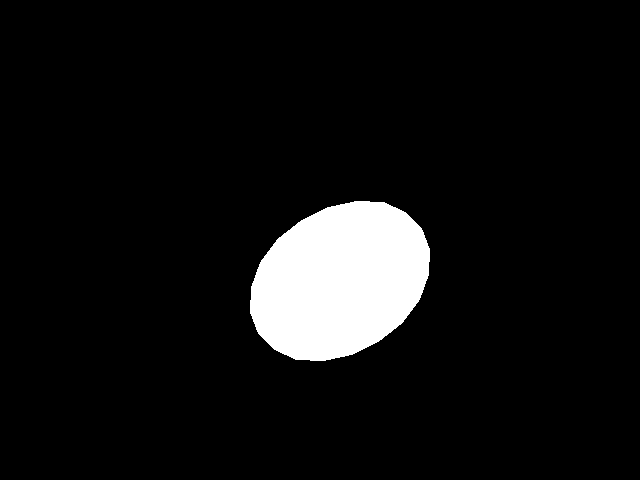
#> input picture Tuan12/nhan_dang_shape/dataset/HinhElip/001.bmp, 640 x 480 px
$ python para_chu_nhat.py
#> lines starting #> are read from the running program, lines starting #| are printed output that depends on the picture; after the words box and inside, x2 and y2 are one past the last pixel; in counts of white or black regions, pixels touching at a corner belong together
import cv2
import numpy as np
img = cv2.imread('./dataset/HinhElip/001.bmp', cv2.IMREAD_GRAYSCALE)
#> img: shape (480, 640); 7.1% white; 1 white region
img_save = cv2.imread('./dataset/HinhElip/001.bmp', cv2.IMREAD_COLOR)
#> img_save is the input picture: shape (480, 640, 3); 7.1% white; 1 white region, box (x1, y1, x2, y2) and area: (250, 201, 430, 361) 21787
contours, _ = cv2.findContours(img, cv2.RETR_TREE,
                               cv2.CHAIN_APPROX_SIMPLE)
#> contours = 1 contour; box (x1, y1, x2, y2) and area: (250, 201, 430, 361) 21548
cnt = contours[0]
#> cnt = contour of 244 points, box (x1, y1, x2, y2) (250, 201, 430, 361), area 21548

L, _, _ = cnt.shape
#> L = 244
for i in range(0, L-1):
    cv2.line(img_save,
             (cnt[i,0,0], cnt[i,0,1]),
             (cnt[i+1,0,0], cnt[i+1,0,1]),
             (0, 0, 255))
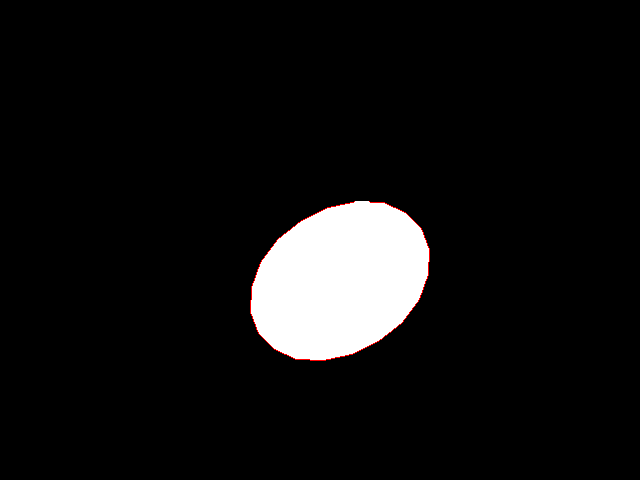
#> img_save: shape (480, 640, 3); 0.15% of pixels changed, all inside (x1, y1, x2, y2) = (250, 201, 430, 361)

para = cv2.fitEllipse(cnt)
#> para = ((339.5, 280.5), (142.5, 192.7), 57.46)
xc = int(para[0][0])
#> xc = 339
yc = int(para[0][1])
#> yc = 280
a = int(para[1][0])/2
#> a = 71
b = int(para[1][1])/2
#> b = 96
goc_quay = para[2]
#> goc_quay = 57.46

n = 21
theta = np.linspace(0, 2*np.pi, n)
x = a*np.cos(theta)
#> x = 21 values, max 71 at index 0, min -71 at index 10, mean 3.38
y = b*np.sin(theta)
#> y = 21 values, max 96 at index 5, min -96 at index 15, mean 2.34e-16

x1 = np.zeros(n, np.float64)
y1 = np.zeros(n, np.float64)
for i in range(0, n):
    x1[i] = x[i]*np.cos(goc_quay) - y[i]*np.sin(goc_quay)
    y1[i] = x[i]*np.sin(goc_quay) + y[i]*np.cos(goc_quay)
#> after the loop, x1 = 21 values, max 86.89 at index 17, min -86.89 at index 7, mean 2.08; y1 = 21 values, max 80.71 at index 3, min -80.71 at index 13, mean 2.66
goc_quay = goc_quay*np.pi/180
#> goc_quay = 1

x1 = x1 + xc
#> x1 = 21 values, max 425.9 at index 17, min 252.1 at index 7, mean 341.1
y1 = y1 + yc
#> y1 = 21 values, max 360.7 at index 3, min 199.3 at index 13, mean 282.7

for i in range(0, n-1):
    cv2.line(img_save,
             (int(x1[i]), int(y1[i])),
             (int(x1[i+1]), int(y1[i+1])),
             (0, 255, 0))
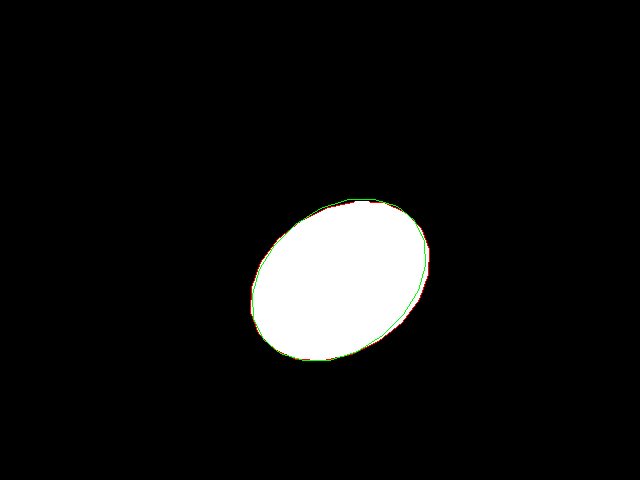
#> img_save: shape (480, 640, 3); 0.15% of pixels changed, all inside (x1, y1, x2, y2) = (252, 199, 426, 361)

cv2.imshow('Image', img_save)
cv2.waitKey(0)
